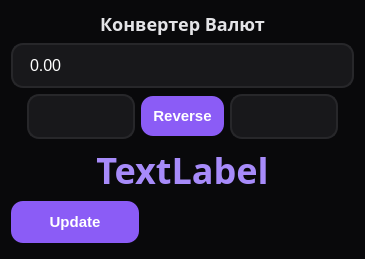
<?xml version="1.0" encoding="UTF-8"?>
<ui version="4.0">
 <class>main_window</class>
 <widget class="QWidget" name="main_window">
  <property name="geometry">
   <rect>
    <x>0</x>
    <y>0</y>
    <width>348</width>
    <height>259</height>
   </rect>
  </property>
  <property name="windowTitle">
   <string>Form</string>
  </property>
  <property name="styleSheet">
   <string notr="true">QWidget {
    background-color: #09090b; 
    color: #ffffff;
    font-family: &quot;Segoe UI&quot;, sans-serif;
}

QLabel#label_title {
    color: #e4e4e7;
    font-size: 18px;
    font-weight: bold;
}

QLabel {
    font-size: 16px;
    font-weight: 500;
    color: #e4e4e7;
}

QLabel#label_result {
    font-size: 36px;
    font-weight: bold;
    color: #a78bfa;
}

QDoubleSpinBox, QComboBox {
    background-color: #18181b;
    border: 2px solid #27272a;
    border-radius: 12px;
    padding: 10px 15px;
    color: #ffffff;
    font-size: 16px;
}

QDoubleSpinBox:focus, QComboBox:focus {
    border: 2px solid #8b5cf6; 
    background-color: #1e1e24;
}

QComboBox::drop-down {
    border: none;
    padding-right: 10px;
}

QPushButton {
    background-color: #8b5cf6;
    border: none;
    border-radius: 12px;
    color: #ffffff;
    font-size: 15px;
    font-weight: bold;
    padding: 12px;
}

QPushButton:hover {
    background-color: #7c3aed;
}

QPushButton:pressed {
    background-color: #6d28d9;
}</string>
  </property>
  <layout class="QVBoxLayout" name="verticalLayout">
   <item>
    <widget class="QLabel" name="label_title">
     <property name="font">
      <font>
       <family>Segoe UI,sans-serif</family>
       <pointsize>-1</pointsize>
       <weight>75</weight>
       <bold>true</bold>
      </font>
     </property>
     <property name="acceptDrops">
      <bool>false</bool>
     </property>
     <property name="text">
      <string>Конвертер Валют</string>
     </property>
     <property name="textFormat">
      <enum>Qt::PlainText</enum>
     </property>
     <property name="scaledContents">
      <bool>false</bool>
     </property>
     <property name="alignment">
      <set>Qt::AlignCenter</set>
     </property>
    </widget>
   </item>
   <item>
    <widget class="QDoubleSpinBox" name="input_amount">
     <property name="maximumSize">
      <size>
       <width>16777215</width>
       <height>45</height>
      </size>
     </property>
     <property name="buttonSymbols">
      <enum>QAbstractSpinBox::NoButtons</enum>
     </property>
     <property name="suffix">
      <string/>
     </property>
    </widget>
   </item>
   <item>
    <layout class="QHBoxLayout" name="horizontalLayout_3">
     <item>
      <widget class="QLabel" name="label_icon_from">
       <property name="maximumSize">
        <size>
         <width>32</width>
         <height>32</height>
        </size>
       </property>
       <property name="text">
        <string/>
       </property>
      </widget>
     </item>
     <item>
      <widget class="QComboBox" name="combo_from">
       <property name="maximumSize">
        <size>
         <width>16777215</width>
         <height>50</height>
        </size>
       </property>
      </widget>
     </item>
     <item>
      <widget class="QPushButton" name="btn_swap">
       <property name="maximumSize">
        <size>
         <width>16777215</width>
         <height>40</height>
        </size>
       </property>
       <property name="text">
        <string>Reverse</string>
       </property>
      </widget>
     </item>
     <item>
      <widget class="QComboBox" name="combo_to">
       <property name="maximumSize">
        <size>
         <width>16777215</width>
         <height>50</height>
        </size>
       </property>
      </widget>
     </item>
     <item>
      <widget class="QLabel" name="label_icon_to">
       <property name="maximumSize">
        <size>
         <width>32</width>
         <height>32</height>
        </size>
       </property>
       <property name="text">
        <string/>
       </property>
      </widget>
     </item>
    </layout>
   </item>
   <item>
    <widget class="QLabel" name="label_result">
     <property name="maximumSize">
      <size>
       <width>16777215</width>
       <height>60</height>
      </size>
     </property>
     <property name="font">
      <font>
       <family>Segoe UI,sans-serif</family>
       <pointsize>-1</pointsize>
       <weight>75</weight>
       <bold>true</bold>
      </font>
     </property>
     <property name="layoutDirection">
      <enum>Qt::LeftToRight</enum>
     </property>
     <property name="text">
      <string>TextLabel</string>
     </property>
     <property name="alignment">
      <set>Qt::AlignCenter</set>
     </property>
    </widget>
   </item>
   <item>
    <widget class="QPushButton" name="update_btn">
     <property name="minimumSize">
      <size>
       <width>80</width>
       <height>0</height>
      </size>
     </property>
     <property name="maximumSize">
      <size>
       <width>128</width>
       <height>16777215</height>
      </size>
     </property>
     <property name="text">
      <string>Update</string>
     </property>
    </widget>
   </item>
   <item>
    <spacer name="verticalSpacer">
     <property name="orientation">
      <enum>Qt::Vertical</enum>
     </property>
     <property name="sizeHint" stdset="0">
      <size>
       <width>20</width>
       <height>40</height>
      </size>
     </property>
    </spacer>
   </item>
  </layout>
 </widget>
 <resources/>
 <connections/>
</ui>
